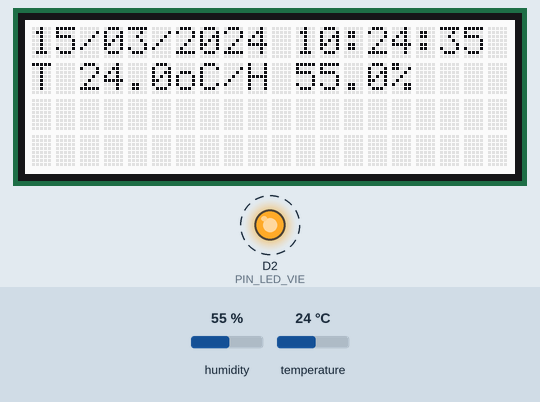
Recording of a sketch running on a simulated Arduino Uno R4 WiFi. On the bench: 20×4 character LCD, output pins drawn as LEDs (lit = HIGH). Dashed ring = blinking. The test bench sets the inputs (shaded band); at power-on: humidity 55 %, temperature 24 °C. WiFi joins after 1.5 s; servers stay silent unless stated; network time is answered at once with the bench clock; the local clock reads 2024-03-15 10:24:30 at power-on unless the sketch sets it; no MQTT or app messages arrive unless stated; what the sketch prints to the serial monitor is not drawn.

Above: at 5.8 s.
5.9 s: humidity set to 22 %
At 8.19 s:
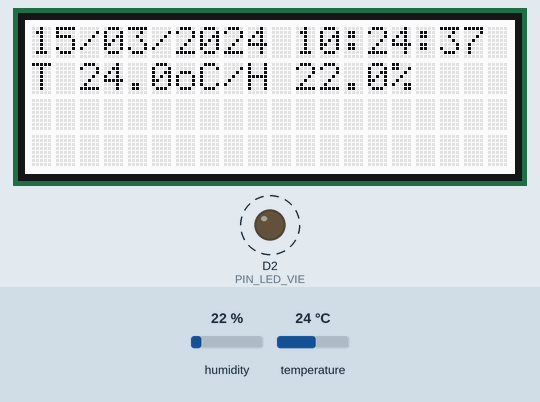
8.8 s: temperature set to 12 °C
At 9.51 s:
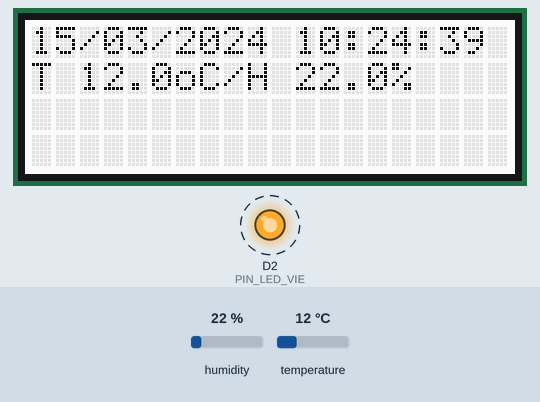
11.6 s: humidity set to 40 %
At 13.67 s:
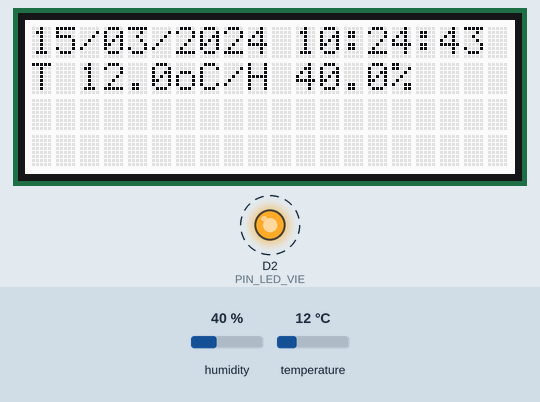
15.0 s: temperature set to 19 °C
At 15.75 s:
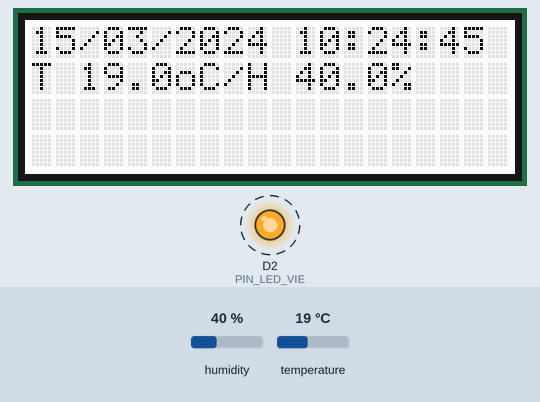
Timing chart, 0 to 18.8 s (numbered marks = the images above; inputs shaded):
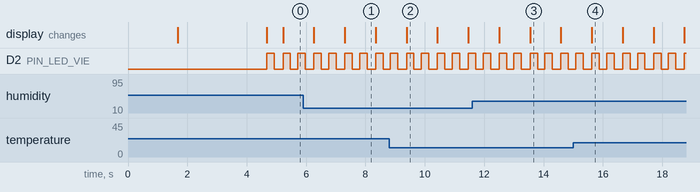

The sketch:

sketch_oct21a.ino
```cpp
#include <Wire.h>
#include <rgb_lcd.h>
#include <DHT.h>
#include <RTC.h>
#include <WiFiS3.h>
#include <WiFiUdp.h>
#include <NTPClient.h>
#include <ArduinoMqttClient.h>

#define TYPE_DHT DHT22
#define PIN_DHT22 A0
#define PIN_LED_VIE 2

// ---------- WiFi ----------
char ssid[] = "IoT IMT Nord Europe";   // rÃ©seau 2.4 GHz
char pass[] = "72Hin@R*";                      // mot de passe du 5.1.1

// ---------- NTP ----------
const char* NTP_SERVER = "192.168.1.254";
const long  UTC_OFFSET = 7200;
const char* VERSION    = "V1.0";

// ---------- MQTT (Ã  complÃ©ter avec le 5.1.2) ----------
const char* MQTT_BROKER = "192.168.1.1";  // IP du broker
const int   MQTT_PORT   = 1883;
const char* MQTT_USER   = "mos_user";
const char* MQTT_PASS   = "mos_user";

// ---------- Identification (remplace 44370 par TON numÃ©ro de PC) ----------
const char* ID_PC  = "42902";
const char* GROUPE = "/iot/";
String capteurId;
String topicVersion, topicDate, topicTemp, topicHumi;

// ---------- Objets ----------
rgb_lcd lcd;
DHT dht(PIN_DHT22, TYPE_DHT);
WiFiUDP ntpUDP;
NTPClient timeClient(ntpUDP, NTP_SERVER, UTC_OFFSET);
WiFiClient wifiClient;
MqttClient mqttClient(wifiClient);

// ---------- Variables ----------
uint8_t tick = 0;
float temp = 0;
float humi = 0;
bool wifiOk = false;
bool ntpOk = false;

// =====================================================
// WiFi
// =====================================================
bool setup_wifi() {
  if (WiFi.status() == WL_NO_MODULE) {
    Serial.println("Module Wi-Fi introuvable !");
    return false;
  }

  WiFi.begin(ssid, pass);

  unsigned long debut = millis();
  while (WiFi.status() != WL_CONNECTED && (millis() - debut < 10000)) {
    delay(500);
  }

  if (WiFi.status() == WL_CONNECTED) {
    Serial.print("IP : ");
    Serial.println(WiFi.localIP());
    return true;
  }
  Serial.println("Echec connexion WiFi");
  return false;
}

// =====================================================
// NTP -> RTC (rÃ©essaie tant que ce n'est pas synchronisÃ©)
// =====================================================
void synchroNTP() {
  if (ntpOk || !wifiOk) return;
  if (timeClient.forceUpdate()) {
    RTCTime t;
    t.setUnixTime(timeClient.getEpochTime());
    RTC.setTime(t);
    ntpOk = true;
    Serial.println("RTC synchronisee par NTP");
  } else {
    Serial.println("NTP : pas de reponse");
  }
}

// =====================================================
// MQTT : retourne 0 si OK, sinon le code erreur
// =====================================================
int setup_mqtt() {
  capteurId    = String("IdO_Client_") + ID_PC;
  topicVersion = String(GROUPE) + "VERSION_"     + ID_PC;  // Ã  vÃ©rifier avec le 3.2
  topicDate    = String(GROUPE) + "DATE_"        + ID_PC;  // Ã  vÃ©rifier avec le 3.2
  topicTemp    = String(GROUPE) + "TEMPERATURE_" + ID_PC;
  topicHumi    = String(GROUPE) + "HUMIDITE_"    + ID_PC;  // Ã  vÃ©rifier avec le 3.2

  mqttClient.setId(capteurId);
  if (strlen(MQTT_USER) > 0) {
    mqttClient.setUsernamePassword(MQTT_USER, MQTT_PASS);
  }

  if (!mqttClient.connect(MQTT_BROKER, MQTT_PORT)) {
    int err = mqttClient.connectError();
    Serial.print("Echec MQTT, code erreur : ");
    Serial.println(err);
    return err;
  }

  Serial.println("MQTT connecte");
  return 0;
}

// =====================================================
// Publication des topics
// =====================================================
void publier(const String& topic, const String& valeur) {
  mqttClient.beginMessage(topic);
  mqttClient.print(valeur);
  mqttClient.endMessage();
}

void publierTopics() {
  if (!mqttClient.connected()) return;

  publier(topicVersion, VERSION);
  publier(topicTemp, String(temp, 1));
  publier(topicHumi, String(humi, 1));

  if (ntpOk) {   // la date n'est publiÃ©e que si le RTC est synchronisÃ©
    RTCTime now;
    RTC.getTime(now);
    char buf[21];
    snprintf(buf, sizeof(buf), "%02d/%02d/%04d %02d:%02d:%02d",
             now.getDayOfMonth(), Month2int(now.getMonth()), now.getYear(),
             now.getHour(), now.getMinutes(), now.getSeconds());
    publier(topicDate, String(buf));
  }
}

// =====================================================
// Affichage LCD
// =====================================================
void ecranAccueil() {
  RTCTime now;
  RTC.getTime(now);

  char l0[21];
  snprintf(l0, sizeof(l0), "%s  %02d/%02d/%04d", VERSION,
           now.getDayOfMonth(), Month2int(now.getMonth()), now.getYear());

  lcd.clear();
  lcd.setCursor(0, 0);
  lcd.print(l0);
  lcd.setCursor(0, 1);
  if (wifiOk) lcd.print(WiFi.localIP());
  else lcd.print("WiFi KO");
}

void ecranNormal() {
  RTCTime now;
  RTC.getTime(now);

  char l0[21];
  if (ntpOk) {
    snprintf(l0, sizeof(l0), "%02d/%02d/%04d %02d:%02d:%02d",
             now.getDayOfMonth(), Month2int(now.getMonth()), now.getYear(),
             now.getHour(), now.getMinutes(), now.getSeconds());
  } else {
    snprintf(l0, sizeof(l0), "NTP non synchronise");
  }
  lcd.setCursor(0, 0);
  lcd.print(l0);

  lcd.setCursor(0, 1);
  lcd.print("T ");
  lcd.print(temp, 1);
  lcd.print("oC/H ");
  lcd.print(humi, 1);
  lcd.print("%   ");
}

// =====================================================
// setup / loop
// =====================================================
void setup() {
  Serial.begin(9600);
  Serial.println("Demarrage...");
  pinMode(PIN_LED_VIE, OUTPUT);
  dht.begin();

  lcd.begin(20, 4);
  lcd.setRGB(255, 255, 255);

  RTC.begin();

  wifiOk = setup_wifi();
  if (wifiOk) {
    timeClient.begin();
    synchroNTP();            // NTP d'abord, avant le MQTT
    setup_mqtt();
  }

  ecranAccueil();
  delay(3000);
  lcd.clear();
}

void loop() {
  mqttClient.poll();         // maintient la connexion MQTT

  // LED de vie Ã  2 Hz (250 ms ON + 250 ms OFF = 500 ms)
  digitalWrite(PIN_LED_VIE, HIGH);
  delay(250);
  digitalWrite(PIN_LED_VIE, LOW);
  delay(250);

  // Toutes les 2000 ms (1 tick sur 4)
  if (tick % 4 == 0) {
    temp = dht.readTemperature();
    humi = dht.readHumidity();
    Serial.print("Temperature : ");
    Serial.println(temp, 1);
    Serial.print("Humidite : ");
    Serial.println(humi, 1);

    synchroNTP();

    // Reconnexion MQTT seulement toutes les 10 s pour ne pas bloquer la boucle
    static uint8_t cptMqtt = 0;
    if (wifiOk && !mqttClient.connected()) {
      cptMqtt++;
      if (cptMqtt >= 5) {
        cptMqtt = 0;
        setup_mqtt();
      }
    }

    publierTopics();         // publication toutes les 2 s
  }

  // Affichage toutes les secondes (1 tick sur 2)
  if (tick % 2 == 0) {
    ecranNormal();
  }

  tick++;
  if (tick >= 4) tick = 0;
}
```

Measured:
- by itself, D2 (PIN_LED_VIE): alternates HIGH for 0.25 s and LOW for 0.29 s
- what the display in image 2 shows lasts 1.0 s, from 9.4 s to 10.4 s
